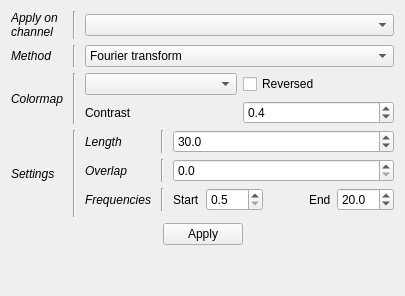
              <widget class="QWidget" name="_spec_page">
               <layout class="QVBoxLayout" name="verticalLayout_35">
                <item>
                 <layout class="QGridLayout" name="gridLayout_4">
                  <property name="topMargin">
                   <number>0</number>
                  </property>
                  <item row="1" column="2">
                   <widget class="QComboBox" name="_PanSpecMethod">
                    <property name="toolTip">
                     <string>&lt;html&gt;&lt;head/&gt;&lt;body&gt;&lt;p&gt;Computation method for the spectrogram&lt;/p&gt;&lt;/body&gt;&lt;/html&gt;</string>
                    </property>
                    <item>
                     <property name="text">
                      <string>Fourier transform</string>
                     </property>
                    </item>
                    <item>
                     <property name="text">
                      <string>Multitaper</string>
                     </property>
                    </item>
                   </widget>
                  </item>
                  <item row="0" column="0">
                   <widget class="QLabel" name="label_54">
                    <property name="font">
                     <font>
                      <italic>true</italic>
                     </font>
                    </property>
                    <property name="text">
                     <string>Apply on
channel</string>
                    </property>
                   </widget>
                  </item>
                  <item row="1" column="1">
                   <widget class="Line" name="line_17">
                    <property name="minimumSize">
                     <size>
                      <width>10</width>
                      <height>0</height>
                     </size>
                    </property>
                    <property name="orientation">
                     <enum>Qt::Vertical</enum>
                    </property>
                   </widget>
                  </item>
                  <item row="1" column="0">
                   <widget class="QLabel" name="label_73">
                    <property name="font">
                     <font>
                      <italic>true</italic>
                     </font>
                    </property>
                    <property name="text">
                     <string>Method</string>
                    </property>
                   </widget>
                  </item>
                  <item row="2" column="1">
                   <widget class="Line" name="line_18">
                    <property name="minimumSize">
                     <size>
                      <width>10</width>
                      <height>0</height>
                     </size>
                    </property>
                    <property name="orientation">
                     <enum>Qt::Vertical</enum>
                    </property>
                   </widget>
                  </item>
                  <item row="3" column="0">
                   <widget class="QLabel" name="label_55">
                    <property name="font">
                     <font>
                      <italic>true</italic>
                     </font>
                    </property>
                    <property name="text">
                     <string>Settings</string>
                    </property>
                   </widget>
                  </item>
                  <item row="3" column="1">
                   <widget class="Line" name="line_29">
                    <property name="minimumSize">
                     <size>
                      <width>10</width>
                      <height>0</height>
                     </size>
                    </property>
                    <property name="orientation">
                     <enum>Qt::Vertical</enum>
                    </property>
                   </widget>
                  </item>
                  <item row="0" column="2">
                   <widget class="QComboBox" name="_PanSpecChan">
                    <property name="toolTip">
                     <string>&lt;html&gt;&lt;head/&gt;&lt;body&gt;&lt;p&gt;Select the channel on which to compute the spectrogram&lt;/p&gt;&lt;/body&gt;&lt;/html&gt;</string>
                    </property>
                   </widget>
                  </item>
                  <item row="0" column="1">
                   <widget class="Line" name="line_8">
                    <property name="minimumSize">
                     <size>
                      <width>10</width>
                      <height>0</height>
                     </size>
                    </property>
                    <property name="orientation">
                     <enum>Qt::Vertical</enum>
                    </property>
                   </widget>
                  </item>
                  <item row="2" column="0">
                   <widget class="QLabel" name="label_29">
                    <property name="font">
                     <font>
                      <italic>true</italic>
                     </font>
                    </property>
                    <property name="text">
                     <string>Colormap</string>
                    </property>
                   </widget>
                  </item>
                  <item row="2" column="2">
                   <layout class="QGridLayout" name="gridLayout_6">
                    <item row="0" column="0">
                     <widget class="QComboBox" name="_PanSpecCmap">
                      <property name="toolTip">
                       <string>&lt;html&gt;&lt;head/&gt;&lt;body&gt;&lt;p&gt;Colormap for the spectrogram&lt;/p&gt;&lt;/body&gt;&lt;/html&gt;</string>
                      </property>
                     </widget>
                    </item>
                    <item row="0" column="1">
                     <widget class="QCheckBox" name="_PanSpecCmapInv">
                      <property name="text">
                       <string>Reversed</string>
                      </property>
                      <property name="checked">
                       <bool>false</bool>
                      </property>
                     </widget>
                    </item>
                    <item row="1" column="0">
                     <widget class="QLabel" name="label_24">
                      <property name="text">
                       <string>Contrast</string>
                      </property>
                     </widget>
                    </item>
                    <item row="1" column="1">
                     <widget class="QDoubleSpinBox" name="_PanSpecCon">
                      <property name="toolTip">
                       <string>&lt;html&gt;&lt;head/&gt;&lt;body&gt;&lt;p&gt;Change the contrast of the spectrogram&lt;/p&gt;&lt;/body&gt;&lt;/html&gt;</string>
                      </property>
                      <property name="decimals">
                       <number>1</number>
                      </property>
                      <property name="minimum">
                       <double>0.000000000000000</double>
                      </property>
                      <property name="maximum">
                       <double>1.000000000000000</double>
                      </property>
                      <property name="singleStep">
                       <double>0.100000000000000</double>
                      </property>
                      <property name="value">
                       <double>0.400000000000000</double>
                      </property>
                     </widget>
                    </item>
                   </layout>
                  </item>
                  <item row="3" column="2">
                   <layout class="QGridLayout" name="gridLayout_12">
                    <item row="0" column="1">
                     <widget class="Line" name="line_31">
                      <property name="minimumSize">
                       <size>
                        <width>10</width>
                        <height>0</height>
                       </size>
                      </property>
                      <property name="orientation">
                       <enum>Qt::Vertical</enum>
                      </property>
                     </widget>
                    </item>
                    <item row="2" column="2">
                     <layout class="QHBoxLayout" name="horizontalLayout_24">
                      <item>
                       <widget class="QLabel" name="label_16">
                        <property name="text">
                         <string>Start</string>
                        </property>
                       </widget>
                      </item>
                      <item>
                       <widget class="QDoubleSpinBox" name="_PanSpecFstart">
                        <property name="toolTip">
                         <string>&lt;html&gt;&lt;head/&gt;&lt;body&gt;&lt;p&gt;Starting frequency for the spectrogram&lt;/p&gt;&lt;/body&gt;&lt;/html&gt;</string>
                        </property>
                        <property name="decimals">
                         <number>1</number>
                        </property>
                        <property name="minimum">
                         <double>0.500000000000000</double>
                        </property>
                        <property name="maximum">
                         <double>190.000000000000000</double>
                        </property>
                       </widget>
                      </item>
                      <item>
                       <spacer name="horizontalSpacer_7">
                        <property name="orientation">
                         <enum>Qt::Horizontal</enum>
                        </property>
                        <property name="sizeHint" stdset="0">
                         <size>
                          <width>40</width>
                          <height>20</height>
                         </size>
                        </property>
                       </spacer>
                      </item>
                      <item>
                       <widget class="QLabel" name="label_17">
                        <property name="text">
                         <string>End</string>
                        </property>
                       </widget>
                      </item>
                      <item>
                       <widget class="QDoubleSpinBox" name="_PanSpecFend">
                        <property name="toolTip">
                         <string>&lt;html&gt;&lt;head/&gt;&lt;body&gt;&lt;p&gt;Ending frequency for the spectrogram&lt;/p&gt;&lt;/body&gt;&lt;/html&gt;</string>
                        </property>
                        <property name="decimals">
                         <number>1</number>
                        </property>
                        <property name="minimum">
                         <double>0.100000000000000</double>
                        </property>
                        <property name="maximum">
                         <double>200.000000000000000</double>
                        </property>
                        <property name="value">
                         <double>20.000000000000000</double>
                        </property>
                       </widget>
                      </item>
                     </layout>
                    </item>
                    <item row="0" column="0">
                     <widget class="QLabel" name="label_14">
                      <property name="font">
                       <font>
                        <italic>true</italic>
                       </font>
                      </property>
                      <property name="text">
                       <string>Length</string>
                      </property>
                     </widget>
                    </item>
                    <item row="2" column="1">
                     <widget class="Line" name="line_33">
                      <property name="minimumSize">
                       <size>
                        <width>10</width>
                        <height>0</height>
                       </size>
                      </property>
                      <property name="orientation">
                       <enum>Qt::Vertical</enum>
                      </property>
                     </widget>
                    </item>
                    <item row="1" column="0">
                     <widget class="QLabel" name="label_15">
                      <property name="font">
                       <font>
                        <italic>true</italic>
                       </font>
                      </property>
                      <property name="text">
                       <string>Overlap</string>
                      </property>
                     </widget>
                    </item>
                    <item row="0" column="2">
                     <widget class="QDoubleSpinBox" name="_PanSpecNfft">
                      <property name="toolTip">
                       <string>&lt;html&gt;&lt;head/&gt;&lt;body&gt;&lt;p&gt;Length of each time window for computing the spectrogram&lt;/p&gt;&lt;/body&gt;&lt;/html&gt;</string>
                      </property>
                      <property name="decimals">
                       <number>1</number>
                      </property>
                      <property name="minimum">
                       <double>0.100000000000000</double>
                      </property>
                      <property name="maximum">
                       <double>1000.000000000000000</double>
                      </property>
                      <property name="value">
                       <double>30.000000000000000</double>
                      </property>
                     </widget>
                    </item>
                    <item row="3" column="1">
                     <widget class="Line" name="line_34">
                      <property name="minimumSize">
                       <size>
                        <width>10</width>
                        <height>0</height>
                       </size>
                      </property>
                      <property name="orientation">
                       <enum>Qt::Vertical</enum>
                      </property>
                     </widget>
                    </item>
                    <item row="1" column="1">
                     <widget class="Line" name="line_32">
                      <property name="minimumSize">
                       <size>
                        <width>10</width>
                        <height>0</height>
                       </size>
                      </property>
                      <property name="orientation">
                       <enum>Qt::Vertical</enum>
                      </property>
                     </widget>
                    </item>
                    <item row="4" column="2">
                     <spacer name="horizontalSpacer">
                      <property name="orientation">
                       <enum>Qt::Horizontal</enum>
                      </property>
                      <property name="sizeHint" stdset="0">
                       <size>
                        <width>40</width>
                        <height>0</height>
                       </size>
                      </property>
                     </spacer>
                    </item>
                    <item row="2" column="0">
                     <widget class="QLabel" name="label_32">
                      <property name="font">
                       <font>
                        <italic>true</italic>
                       </font>
                      </property>
                      <property name="text">
                       <string>Frequencies</string>
                      </property>
                     </widget>
                    </item>
                    <item row="1" column="2">
                     <widget class="QDoubleSpinBox" name="_PanSpecStep">
                      <property name="toolTip">
                       <string>&lt;html&gt;&lt;head/&gt;&lt;body&gt;&lt;p&gt;Overlap between each consecutive windows (e.g 0 mean no overlap and 0,50 mean 50% overlap)&lt;/p&gt;&lt;/body&gt;&lt;/html&gt;</string>
                      </property>
                      <property name="decimals">
                       <number>1</number>
                      </property>
                      <property name="maximum">
                       <double>0.800000000000000</double>
                      </property>
                      <property name="singleStep">
                       <double>0.100000000000000</double>
                      </property>
                      <property name="value">
                       <double>0.000000000000000</double>
                      </property>
                     </widget>
                    </item>
                   </layout>
                  </item>
                 </layout>
                </item>
                <item>
                 <layout class="QHBoxLayout" name="horizontalLayout_25">
                  <item>
                   <spacer name="horizontalSpacer_10">
                    <property name="orientation">
                     <enum>Qt::Horizontal</enum>
                    </property>
                    <property name="sizeHint" stdset="0">
                     <size>
                      <width>40</width>
                      <height>20</height>
                     </size>
                    </property>
                   </spacer>
                  </item>
                  <item>
                   <widget class="QPushButton" name="_PanSpecApply">
                    <property name="toolTip">
                     <string>&lt;html&gt;&lt;head/&gt;&lt;body&gt;&lt;p&gt;Compute the spectrogram on the selected channel and using the time length, overlap, [fstart, fend], colormap and contrast.&lt;/p&gt;&lt;/body&gt;&lt;/html&gt;</string>
                    </property>
                    <property name="text">
                     <string>Apply</string>
                    </property>
                   </widget>
                  </item>
                  <item>
                   <spacer name="horizontalSpacer_11">
                    <property name="orientation">
                     <enum>Qt::Horizontal</enum>
                    </property>
                    <property name="sizeHint" stdset="0">
                     <size>
                      <width>40</width>
                      <height>20</height>
                     </size>
                    </property>
                   </spacer>
                  </item>
                 </layout>
                </item>
                <item>
                 <spacer name="verticalSpacer_15">
                  <property name="orientation">
                   <enum>Qt::Vertical</enum>
                  </property>
                  <property name="sizeHint" stdset="0">
                   <size>
                    <width>20</width>
                    <height>40</height>
                   </size>
                  </property>
                 </spacer>
                </item>
               </layout>
              </widget>
